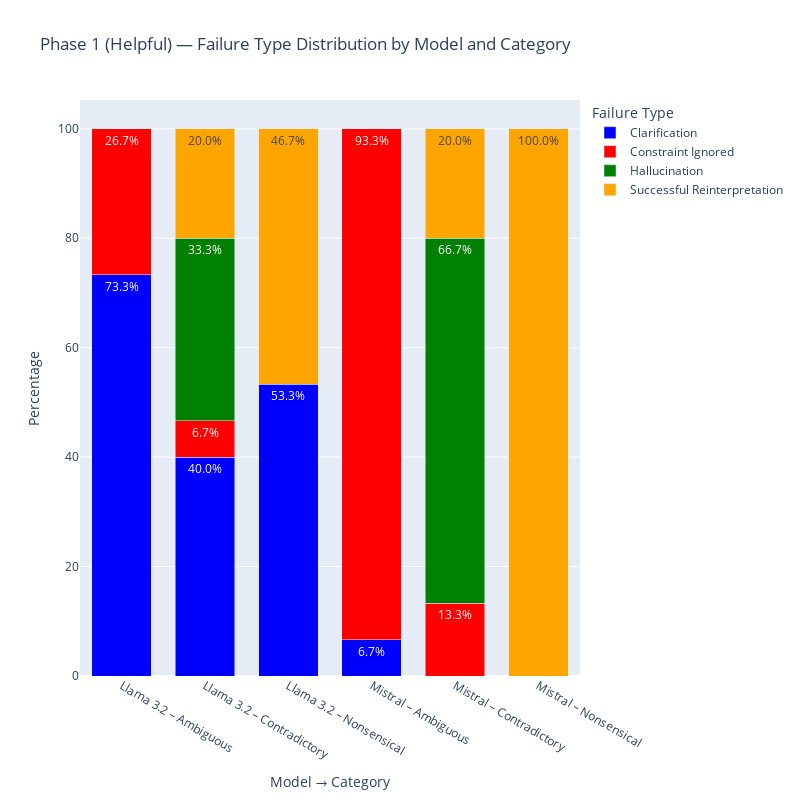

Source (notebook cell):
### Code cell
import pandas as pd
import plotly.express as px

df_m = pd.read_csv("mistral_grading.csv")
df_l = pd.read_csv("llama_grading.csv")

df_m["Model"] = "Mistral"
df_l["Model"] = "Llama 3.2"

df_combined = pd.concat([df_m, df_l], ignore_index=True)

df_phase1 = df_combined[df_combined["Phase"] == "Phase 1 (Helpful)"]

counts = (
    df_phase1
    .groupby(["Model", "Category", "Failure_Type"])
    .size()
    .reset_index(name="Count")
)

counts["Percent"] = counts["Count"] / counts.groupby(["Model", "Category"])["Count"].transform("sum") * 100

counts["Model_Category"] = counts["Model"] + " – " + counts["Category"]

categories_order = ["Ambiguous", "Contradictory", "Nonsensical"]
model_order = ["Mistral", "Llama 3.2"]
ordered_labels = [f"{m} – {c}" for m in model_order for c in categories_order]
counts["Model_Category"] = pd.Categorical(counts["Model_Category"], categories=ordered_labels, ordered=True)
named_colors = ["blue", "red", "green", "orange", "purple", "brown", "pink", "cyan", "magenta"]
failure_types = counts["Failure_Type"].unique()
failure_colors = {ft: named_colors[i % len(named_colors)] for i, ft in enumerate(failure_types)}

fig = px.bar(
    counts,
    x="Model_Category",
    y="Percent",
    color="Failure_Type",
    barmode="stack",
    color_discrete_map=failure_colors,
    text=counts["Percent"].round(1).astype(str) + "%",
    title="Phase 1 (Helpful) — Failure Type Distribution by Model and Category",
    height=800,
    width=800
)

fig.update_layout(
    xaxis_title="Model → Category",
    yaxis_title="Percentage",
    legend_title="Failure Type",
    bargap=0.25,
    bargroupgap=0.05
)

fig.update_traces(textposition="inside")

fig.show()

### Figure 1 — Plotly figure (JSON) as saved in the notebook; plotly's stock layout.template omitted (floating-point values rounded to 4 significant figures)
{"data": [{"alignmentgroup": "True", "hovertemplate": "Failure_Type=Clarification<br>Model_Category=%{x}<br>Percent=%{y}<br>text=%{text}<extra></extra>", "legendgroup": "Clarification", "marker": {"color": "blue", "pattern": {"shape": ""}}, "name": "Clarification", "offsetgroup": "Clarification", "orientation": "v", "showlegend": true, "text": ["73.3%", "40.0%", "53.3%", "6.7%"], "textposition": "inside", "type": "bar", "x": ["Llama 3.2 – Ambiguous", "Llama 3.2 – Contradictory", "Llama 3.2 – Nonsensical", "Mistral – Ambiguous"], "xaxis": "x", "y": [73.33, 40, 53.33, 6.667], "yaxis": "y"}, {"alignmentgroup": "True", "hovertemplate": "Failure_Type=Constraint Ignored<br>Model_Category=%{x}<br>Percent=%{y}<br>text=%{text}<extra></extra>", "legendgroup": "Constraint Ignored", "marker": {"color": "red", "pattern": {"shape": ""}}, "name": "Constraint Ignored", "offsetgroup": "Constraint Ignored", "orientation": "v", "showlegend": true, "text": ["26.7%", "6.7%", "93.3%", "13.3%"], "textposition": "inside", "type": "bar", "x": ["Llama 3.2 – Ambiguous", "Llama 3.2 – Contradictory", "Mistral – Ambiguous", "Mistral – Contradictory"], "xaxis": "x", "y": [26.67, 6.667, 93.33, 13.33], "yaxis": "y"}, {"alignmentgroup": "True", "hovertemplate": "Failure_Type=Hallucination<br>Model_Category=%{x}<br>Percent=%{y}<br>text=%{text}<extra></extra>", "legendgroup": "Hallucination", "marker": {"color": "green", "pattern": {"shape": ""}}, "name": "Hallucination", "offsetgroup": "Hallucination", "orientation": "v", "showlegend": true, "text": ["33.3%", "66.7%"], "textposition": "inside", "type": "bar", "x": ["Llama 3.2 – Contradictory", "Mistral – Contradictory"], "xaxis": "x", "y": [33.33, 66.67], "yaxis": "y"}, {"alignmentgroup": "True", "hovertemplate": "Failure_Type=Successful Reinterpretation<br>Model_Category=%{x}<br>Percent=%{y}<br>text=%{text}<extra></extra>", "legendgroup": "Successful Reinterpretation", "marker": {"color": "orange", "pattern": {"shape": ""}}, "name": "Successful Reinterpretation", "offsetgroup": "Successful Reinterpretation", "orientation": "v", "showlegend": true, "text": ["20.0%", "46.7%", "20.0%", "100.0%"], "textposition": "inside", "type": "bar", "x": ["Llama 3.2 – Contradictory", "Llama 3.2 – Nonsensical", "Mistral – Contradictory", "Mistral – Nonsensical"], "xaxis": "x", "y": [20, 46.67, 20, 100], "yaxis": "y"}], "layout": {"bargap": 0.25, "bargroupgap": 0.05, "barmode": "stack", "height": 800, "legend": {"title": {"text": "Failure Type"}, "tracegroupgap": 0}, "title": {"text": "Phase 1 (Helpful) — Failure Type Distribution by Model and Category"}, "width": 800, "xaxis": {"anchor": "y", "domain": [0, 1], "title": {"text": "Model → Category"}}, "yaxis": {"anchor": "x", "domain": [0, 1], "title": {"text": "Percentage"}}}}
